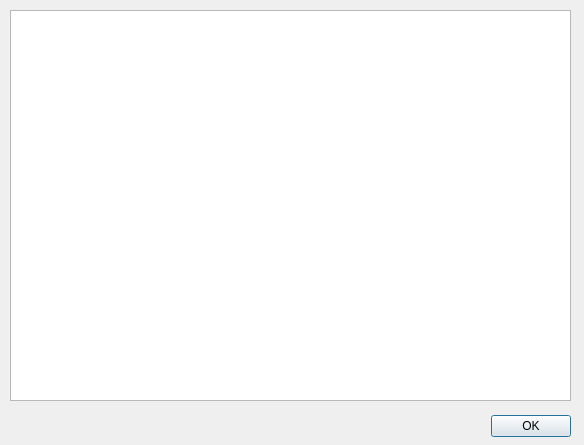
<?xml version="1.0" encoding="UTF-8"?>
<ui version="4.0">
 <class>Dialog</class>
 <widget class="QDialog" name="Dialog">
  <property name="geometry">
   <rect>
    <x>0</x>
    <y>0</y>
    <width>584</width>
    <height>445</height>
   </rect>
  </property>
  <property name="windowTitle">
   <string>Dialog</string>
  </property>
  <widget class="QDialogButtonBox" name="buttonBox">
   <property name="geometry">
    <rect>
     <x>230</x>
     <y>410</y>
     <width>341</width>
     <height>32</height>
    </rect>
   </property>
   <property name="orientation">
    <enum>Qt::Horizontal</enum>
   </property>
   <property name="standardButtons">
    <set>QDialogButtonBox::Ok</set>
   </property>
  </widget>
  <widget class="QTextEdit" name="log">
   <property name="geometry">
    <rect>
     <x>10</x>
     <y>10</y>
     <width>561</width>
     <height>391</height>
    </rect>
   </property>
  </widget>
 </widget>
 <resources/>
 <connections>
  <connection>
   <sender>buttonBox</sender>
   <signal>accepted()</signal>
   <receiver>Dialog</receiver>
   <slot>accept()</slot>
   <hints>
    <hint type="sourcelabel">
     <x>248</x>
     <y>254</y>
    </hint>
    <hint type="destinationlabel">
     <x>157</x>
     <y>274</y>
    </hint>
   </hints>
  </connection>
  <connection>
   <sender>buttonBox</sender>
   <signal>rejected()</signal>
   <receiver>Dialog</receiver>
   <slot>reject()</slot>
   <hints>
    <hint type="sourcelabel">
     <x>316</x>
     <y>260</y>
    </hint>
    <hint type="destinationlabel">
     <x>286</x>
     <y>274</y>
    </hint>
   </hints>
  </connection>
 </connections>
</ui>
